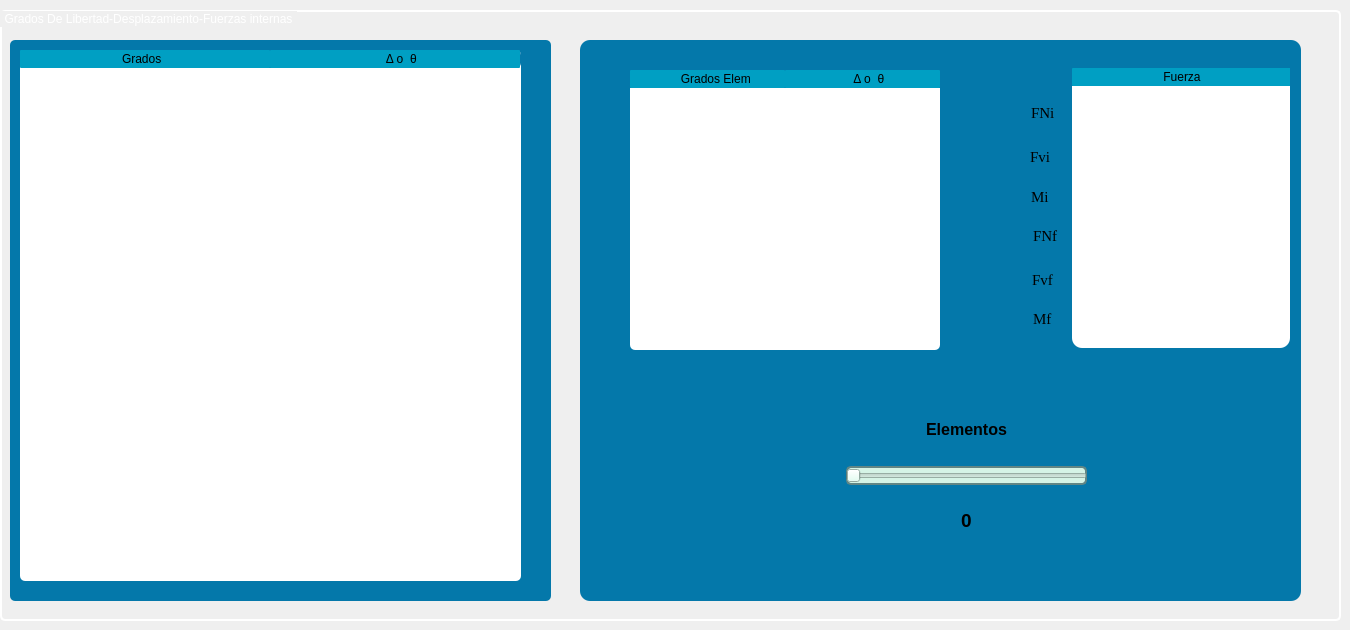
            <widget class="QWidget" name="pagina_3">
             <widget class="QGroupBox" name="groupBox_4">
              <property name="geometry">
               <rect>
                <x>0</x>
                <y>10</y>
                <width>1341</width>
                <height>611</height>
               </rect>
              </property>
              <property name="styleSheet">
               <string notr="true">QGroupBox{
/*Borde*/
border: 2px solid rgb(255, 255, 255);
border-radius: 5px;

	/*Letra*/
	font: 15pt &quot;Impact&quot;;
	color: rgb(255, 255, 255);
}</string>
              </property>
              <property name="title">
               <string>Grados De Libertad-Desplazamiento-Fuerzas internas</string>
              </property>
              <widget class="QFrame" name="frame_4">
               <property name="geometry">
                <rect>
                 <x>10</x>
                 <y>30</y>
                 <width>541</width>
                 <height>561</height>
                </rect>
               </property>
               <property name="styleSheet">
                <string notr="true">/*border: 2px solid rgb(97, 134, 133);*/
background-color: rgb(4, 120, 170);
border-radius: 5px;</string>
               </property>
               <property name="frameShape">
                <enum>QFrame::StyledPanel</enum>
               </property>
               <property name="frameShadow">
                <enum>QFrame::Raised</enum>
               </property>
               <widget class="QTableWidget" name="tbl_g_delta">
                <property name="geometry">
                 <rect>
                  <x>10</x>
                  <y>10</y>
                  <width>501</width>
                  <height>531</height>
                 </rect>
                </property>
                <property name="styleSheet">
                 <string notr="true">QTableWidget{
	
	background-color: rgb(255, 255, 255);
	border-radius : 5px;
color: rgb(0, 0, 0);
font: 75 10pt &quot;Calibri&quot;;
}

QTableWidget:hover{

border : 2px solid  rgb(0, 255, 255);

}

QHeaderView::section{
border-radius : 1px;
	background-color: rgb(0, 159, 195);

color: rgb(0, 0, 0);
font: 75 11pt &quot;Times New Roman&quot;;

}

QTableWidget:hover{

border : 2px solid  rgb(0, 255, 255);

}
</string>
                </property>
                <property name="horizontalScrollBarPolicy">
                 <enum>Qt::ScrollBarAlwaysOff</enum>
                </property>
                <attribute name="horizontalHeaderDefaultSectionSize">
                 <number>250</number>
                </attribute>
                <attribute name="verticalHeaderMinimumSectionSize">
                 <number>20</number>
                </attribute>
                <attribute name="verticalHeaderDefaultSectionSize">
                 <number>25</number>
                </attribute>
                <column>
                 <property name="text">
                  <string>        Grados          </string>
                 </property>
                </column>
                <column>
                 <property name="text">
                  <string>          Δ o  θ      </string>
                 </property>
                </column>
               </widget>
              </widget>
              <widget class="QFrame" name="frame_3">
               <property name="geometry">
                <rect>
                 <x>580</x>
                 <y>30</y>
                 <width>721</width>
                 <height>561</height>
                </rect>
               </property>
               <property name="styleSheet">
                <string notr="true">/*border: 2px solid rgb(97, 134, 133);*/
background-color: rgb(4, 120, 170);
border-radius: 10px;</string>
               </property>
               <property name="frameShape">
                <enum>QFrame::StyledPanel</enum>
               </property>
               <property name="frameShadow">
                <enum>QFrame::Raised</enum>
               </property>
               <widget class="QTableWidget" name="tbl_g_delta_elem">
                <property name="geometry">
                 <rect>
                  <x>50</x>
                  <y>30</y>
                  <width>310</width>
                  <height>280</height>
                 </rect>
                </property>
                <property name="styleSheet">
                 <string notr="true">QTableWidget{
	
	background-color: rgb(255, 255, 255);
	border-radius : 5px;
color: rgb(0, 0, 0);
font: 75 10pt &quot;Calibri&quot;;
}

QTableWidget:hover{

border : 2px solid  rgb(0, 255, 255);

}

QHeaderView::section{
border-radius : 1px;
	background-color: rgb(0, 159, 195);

color: rgb(0, 0, 0);
font: 75 11pt &quot;Times New Roman&quot;;

}

QTableWidget:hover{

border : 2px solid  rgb(0, 255, 255);

}
</string>
                </property>
                <property name="verticalScrollBarPolicy">
                 <enum>Qt::ScrollBarAlwaysOff</enum>
                </property>
                <property name="horizontalScrollBarPolicy">
                 <enum>Qt::ScrollBarAlwaysOff</enum>
                </property>
                <property name="autoScroll">
                 <bool>true</bool>
                </property>
                <attribute name="horizontalHeaderDefaultSectionSize">
                 <number>155</number>
                </attribute>
                <attribute name="verticalHeaderMinimumSectionSize">
                 <number>20</number>
                </attribute>
                <attribute name="verticalHeaderDefaultSectionSize">
                 <number>45</number>
                </attribute>
                <column>
                 <property name="text">
                  <string>             Grados Elem        </string>
                 </property>
                </column>
                <column>
                 <property name="text">
                  <string>          Δ o  θ      </string>
                 </property>
                </column>
               </widget>
               <widget class="QWidget" name="layoutWidget_3">
                <property name="geometry">
                 <rect>
                  <x>266</x>
                  <y>360</y>
                  <width>241</width>
                  <height>151</height>
                 </rect>
                </property>
                <layout class="QVBoxLayout" name="verticalLayout_2">
                 <item>
                  <widget class="QLabel" name="label_30">
                   <property name="text">
                    <string>&lt;html&gt;&lt;head/&gt;&lt;body&gt;&lt;p align=&quot;center&quot;&gt;&lt;span style=&quot; font-size:12pt; font-weight:600;&quot;&gt;Elementos&lt;/span&gt;&lt;/p&gt;&lt;/body&gt;&lt;/html&gt;</string>
                   </property>
                  </widget>
                 </item>
                 <item>
                  <widget class="QSlider" name="slider_Elem">
                   <property name="autoFillBackground">
                    <bool>false</bool>
                   </property>
                   <property name="styleSheet">
                    <string notr="true">background-color: rgb(213, 244, 230);
border: 2px solid rgb(97, 134, 133);
border-radius: 5px;</string>
                   </property>
                   <property name="orientation">
                    <enum>Qt::Horizontal</enum>
                   </property>
                   <property name="invertedControls">
                    <bool>false</bool>
                   </property>
                  </widget>
                 </item>
                 <item>
                  <widget class="QLabel" name="n_Elem">
                   <property name="text">
                    <string>&lt;html&gt;&lt;head/&gt;&lt;body&gt;&lt;p align=&quot;center&quot;&gt;&lt;span style=&quot; font-size:14pt; font-weight:600;&quot;&gt;0&lt;/span&gt;&lt;/p&gt;&lt;/body&gt;&lt;/html&gt;</string>
                   </property>
                   <property name="alignment">
                    <set>Qt::AlignCenter</set>
                   </property>
                  </widget>
                 </item>
                </layout>
               </widget>
               <widget class="QTableWidget" name="tbl_fuerzas_internas">
                <property name="geometry">
                 <rect>
                  <x>492</x>
                  <y>28</y>
                  <width>218</width>
                  <height>280</height>
                 </rect>
                </property>
                <property name="styleSheet">
                 <string notr="true">QTableWidget{
	
	background-color: rgb(255, 255, 255);
	border-radius : 10px;
color: rgb(0, 0, 0);
font: 75 10pt &quot;Calibri&quot;;
}

QTableWidget:hover{

border : 2px solid  rgb(0, 255, 255);

}

QHeaderView::section{
border-radius : 1px;
	background-color: rgb(0, 159, 195);

color: rgb(0, 0, 0);
font: 75 11pt &quot;Times New Roman&quot;;

}

QTableWidget:hover{

border : 2px solid  rgb(0, 255, 255);

}
</string>
                </property>
                <property name="verticalScrollBarPolicy">
                 <enum>Qt::ScrollBarAlwaysOff</enum>
                </property>
                <property name="horizontalScrollBarPolicy">
                 <enum>Qt::ScrollBarAlwaysOff</enum>
                </property>
                <property name="autoScroll">
                 <bool>false</bool>
                </property>
                <attribute name="horizontalHeaderMinimumSectionSize">
                 <number>37</number>
                </attribute>
                <attribute name="horizontalHeaderDefaultSectionSize">
                 <number>220</number>
                </attribute>
                <attribute name="verticalHeaderMinimumSectionSize">
                 <number>20</number>
                </attribute>
                <attribute name="verticalHeaderDefaultSectionSize">
                 <number>45</number>
                </attribute>
                <column>
                 <property name="text">
                  <string>Fuerza</string>
                 </property>
                </column>
               </widget>
               <widget class="QLabel" name="label_5">
                <property name="geometry">
                 <rect>
                  <x>451</x>
                  <y>62</y>
                  <width>28</width>
                  <height>22</height>
                 </rect>
                </property>
                <property name="font">
                 <font>
                  <family>Times New Roman</family>
                 </font>
                </property>
                <property name="text">
                 <string>&lt;html&gt;&lt;head/&gt;&lt;body&gt;&lt;p&gt;&lt;span style=&quot; font-size:11pt;&quot;&gt;FNi&lt;/span&gt;&lt;/p&gt;&lt;/body&gt;&lt;/html&gt;</string>
                </property>
               </widget>
               <widget class="QLabel" name="label_6">
                <property name="geometry">
                 <rect>
                  <x>450</x>
                  <y>106</y>
                  <width>28</width>
                  <height>22</height>
                 </rect>
                </property>
                <property name="font">
                 <font>
                  <family>Times New Roman</family>
                 </font>
                </property>
                <property name="text">
                 <string>&lt;html&gt;&lt;head/&gt;&lt;body&gt;&lt;p&gt;&lt;span style=&quot; font-size:11pt;&quot;&gt;Fvi&lt;/span&gt;&lt;/p&gt;&lt;/body&gt;&lt;/html&gt;</string>
                </property>
               </widget>
               <widget class="QLabel" name="label_7">
                <property name="geometry">
                 <rect>
                  <x>451</x>
                  <y>146</y>
                  <width>28</width>
                  <height>22</height>
                 </rect>
                </property>
                <property name="font">
                 <font>
                  <family>Times New Roman</family>
                 </font>
                </property>
                <property name="text">
                 <string>&lt;html&gt;&lt;head/&gt;&lt;body&gt;&lt;p&gt;&lt;span style=&quot; font-size:11pt;&quot;&gt;Mi&lt;/span&gt;&lt;/p&gt;&lt;/body&gt;&lt;/html&gt;</string>
                </property>
               </widget>
               <widget class="QLabel" name="label_9">
                <property name="geometry">
                 <rect>
                  <x>453</x>
                  <y>268</y>
                  <width>28</width>
                  <height>22</height>
                 </rect>
                </property>
                <property name="font">
                 <font>
                  <family>Times New Roman</family>
                 </font>
                </property>
                <property name="text">
                 <string>&lt;html&gt;&lt;head/&gt;&lt;body&gt;&lt;p&gt;&lt;span style=&quot; font-size:11pt;&quot;&gt;Mf&lt;/span&gt;&lt;/p&gt;&lt;/body&gt;&lt;/html&gt;</string>
                </property>
               </widget>
               <widget class="QLabel" name="label_10">
                <property name="geometry">
                 <rect>
                  <x>453</x>
                  <y>185</y>
                  <width>28</width>
                  <height>22</height>
                 </rect>
                </property>
                <property name="font">
                 <font>
                  <family>Times New Roman</family>
                 </font>
                </property>
                <property name="text">
                 <string>&lt;html&gt;&lt;head/&gt;&lt;body&gt;&lt;p&gt;&lt;span style=&quot; font-size:11pt;&quot;&gt;FNf&lt;/span&gt;&lt;/p&gt;&lt;/body&gt;&lt;/html&gt;</string>
                </property>
               </widget>
               <widget class="QLabel" name="label_12">
                <property name="geometry">
                 <rect>
                  <x>452</x>
                  <y>229</y>
                  <width>28</width>
                  <height>22</height>
                 </rect>
                </property>
                <property name="font">
                 <font>
                  <family>Times New Roman</family>
                 </font>
                </property>
                <property name="text">
                 <string>&lt;html&gt;&lt;head/&gt;&lt;body&gt;&lt;p&gt;&lt;span style=&quot; font-size:11pt;&quot;&gt;Fvf&lt;/span&gt;&lt;/p&gt;&lt;/body&gt;&lt;/html&gt;</string>
                </property>
               </widget>
              </widget>
             </widget>
            </widget>
